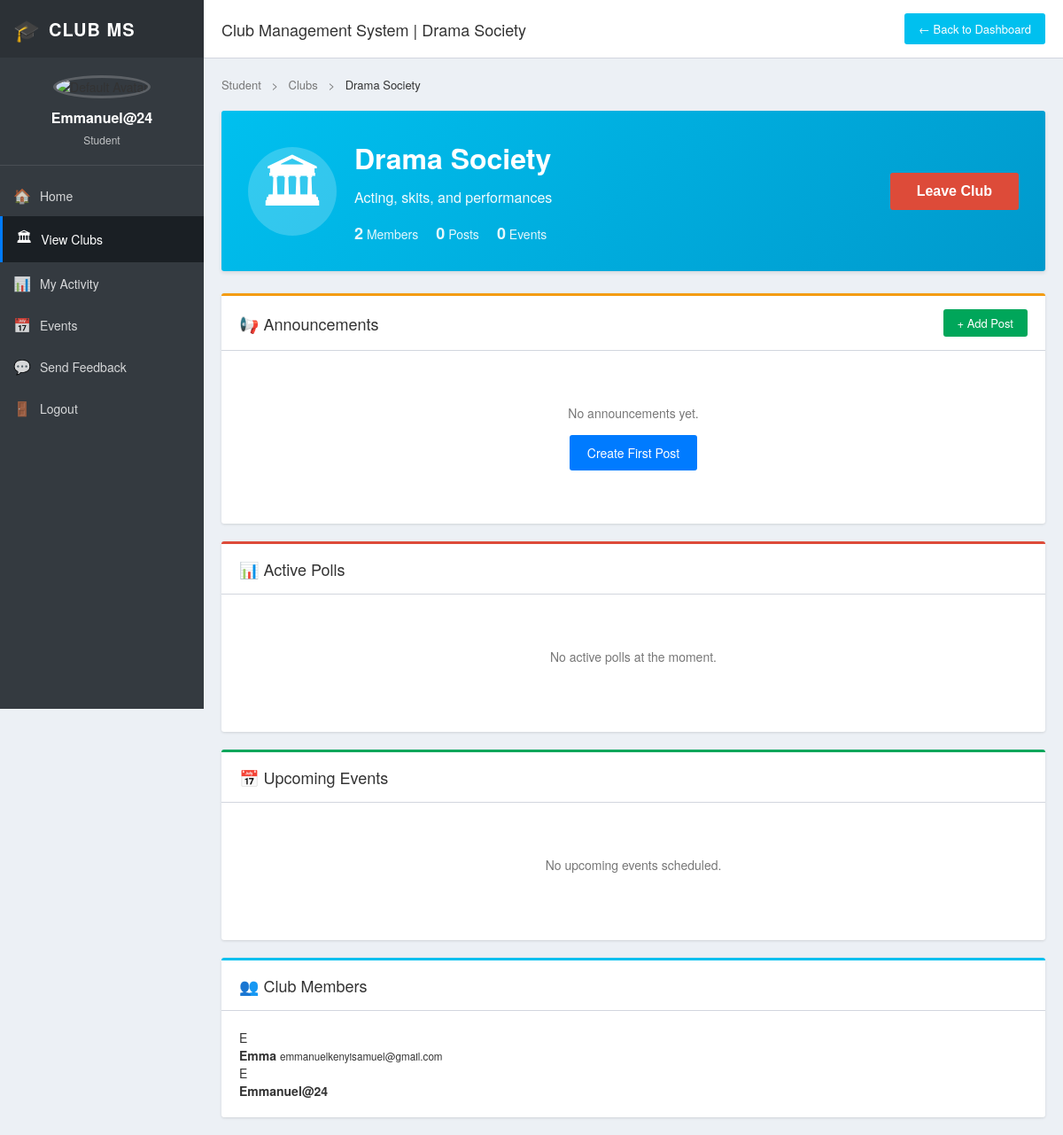
The app's page /clubs/clubs/2/ (signed in), older data.
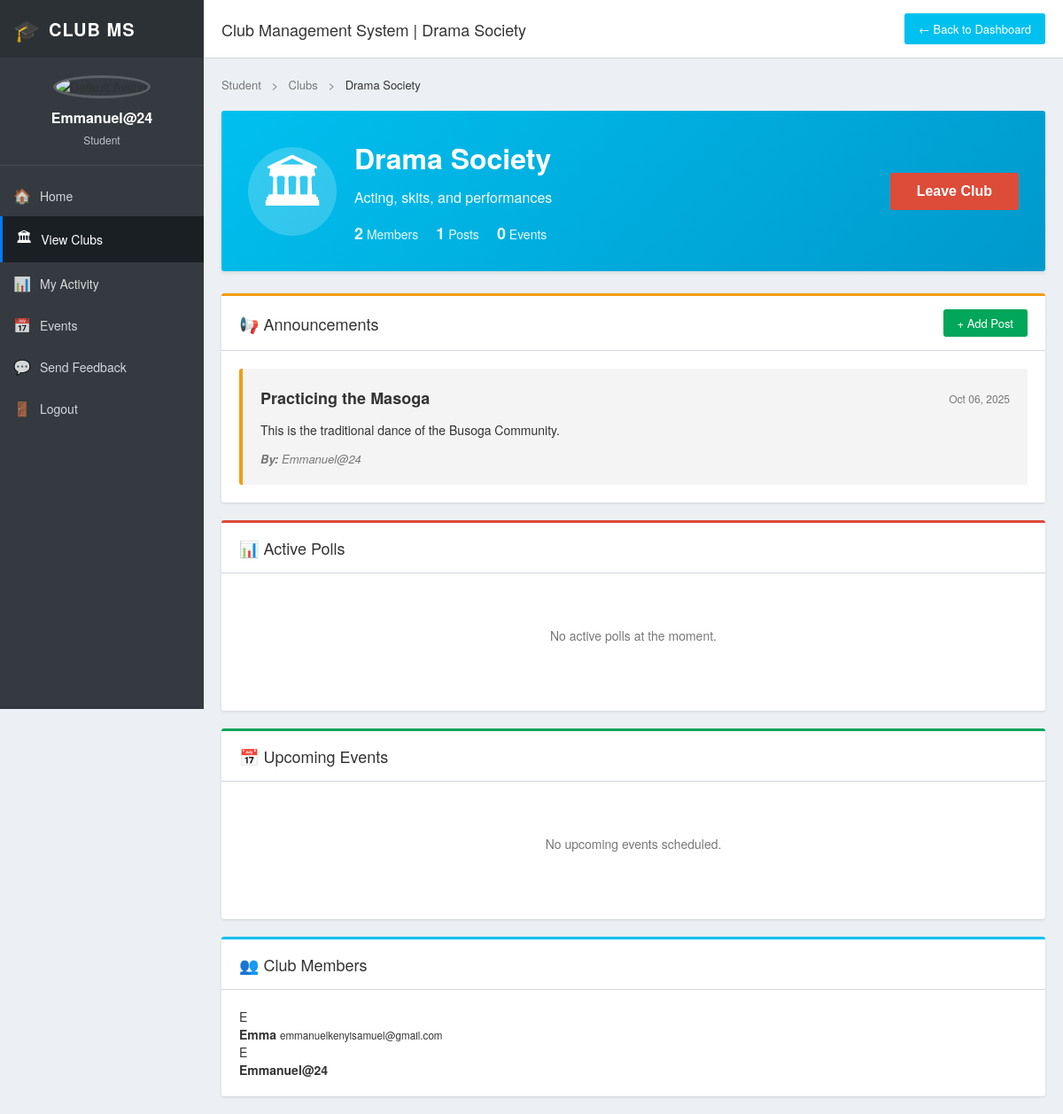
The same page, newer data.
### clubs/models.py (models this page shows, shortened)
class Club(models.Model):
    name = models.CharField(max_length=100)
    description = models.TextField()
    meeting_time = models.CharField(max_length=100)
    logo = models.ImageField(upload_to="club_logos/", blank=True, null=True)
    members = models.ManyToManyField(
        settings.AUTH_USER_MODEL,
        related_name="clubs",
        blank=True
    )

class ClubPost(models.Model):
    club = models.ForeignKey(
        Club, on_delete=models.CASCADE, related_name="posts"
    )
    title = models.CharField(max_length=200)
    content = models.TextField()
    author = models.ForeignKey(
        settings.AUTH_USER_MODEL, on_delete=models.CASCADE
    )
    created_at = models.DateTimeField(auto_now_add=True)

### users/models.py (models this page shows, shortened)
class Profile(models.Model):
    ROLE_CHOICES = [
        ("student", "Student"),
        ("lecturer", "Lecturer"),
        ("admin", "Admin"),
    ]
    user = models.OneToOneField(User, on_delete=models.CASCADE)
    role = models.CharField(max_length=20, choices=ROLE_CHOICES)
    name = models.CharField(max_length=100)

### clubs/views.py (the view)
# urls.py: path('clubs/<int:club_id>/', views.club_detail, name='club_detail'),
@login_required
def club_detail(request, club_id):
    club = get_object_or_404(Club, id=club_id)
    posts = club.posts.all()
    polls = club.polls.all()
    events = club.events.order_by("date")
    return render(request, "clubs/club_detail.html", {
        "club": club,
        "posts": posts,
        "polls": polls,
        "events": events
    })

### clubs/templates/clubs/club_detail.html (shortened to what the changed rows need)
{% load static %}
<!DOCTYPE html>
<html lang="en">
<head>
    {% if user.profile.role == 'student' %}
    <link rel="stylesheet" href="{% static 'css/student_dashboard.css' %}?v=3">
    {% else %}
    <link rel="stylesheet" href="{% static 'css/lecturer_dashboard.css' %}?v=1">
    {% endif %}
    <link rel="stylesheet" href="{% static 'css/club_detail.css' %}">
</head>
<body>
<div class="dashboard-wrapper">
    <aside class="sidebar">
        <div class="user-profile">
            {% if user.profile.avatar %}
                <img src="{{ user.profile.avatar.url }}" alt="{{ user.profile.name }}" class="sidebar-avatar">
            {% else %}
                <img src="{% static 'images/default-avatar.png' %}" alt="Default Avatar" class="sidebar-avatar">
            {% endif %}
            <h3>{{ user.profile.name }}</h3>
            <p class="sidebar-role">{{ user.profile.role|title }}</p>
        </div>
    </aside>
    <main class="dashboard-main">
        <header class="top-header">
            <div class="header-left">
                <h1 class="page-title">Club Management System | {{ club.name }}</h1>
            </div>
        </header>
        <div class="dashboard-content">
            <div class="breadcrumb">
                {% if user.profile.role == 'student' %}
                    <a href="{% url 'student_dashboard' %}">Student</a>
                {% else %}
                    <a href="{% url 'lecturer_dashboard' %}">Lecturer</a>
                {% endif %}
                <span class="separator">></span>
                <a href="{% url 'club_list' %}">Clubs</a>
                <span class="separator">></span>
                <span class="current">{{ club.name }}</span>
            </div>
            <section class="club-header-card">
                <div class="club-header-content">
                    <div class="club-info">
                        <h1>{{ club.name }}</h1>
                        <p class="club-description">{{ club.description }}</p>
                        <div class="club-stats">
                            <span class="stat-item">
                                <strong>{{ club.members.count }}</strong> Members
                            </span>
                            <span class="stat-item">
                                <strong>{{ posts.count }}</strong> Posts
                            </span>
                            <span class="stat-item">
                            </span>
                        </div>
                    </div>
                </div>
            </section>
            <div class="content-sections">
                <section class="panel announcements-panel">
                    <div class="panel-header">
                        <h2>📢 Announcements</h2>
                    </div>
                    <div class="panel-body">
                        {% if posts %}
                            <div class="posts-container">
                                {% for post in posts %}
                                <article class="post-item">
                                    <div class="post-header">
                                        <h3>{{ post.title }}</h3>
                                        <span class="post-date">{{ post.created_at|date:"M d, Y" }}</span>
                                    </div>
                                    <p class="post-content">{{ post.content }}</p>
                                    <div class="post-footer">
                                        <span class="post-author">
                                            <strong>By:</strong> {{ post.author.username }}
                                        </span>
                                    </div>
                                </article>
                                {% endfor %}
                            </div>
                        {% else %}
                            <div class="empty-state">
                                <p>No announcements yet.</p>
                                {% if user.profile.role == 'student' and user in club.members.all %}
                                    <a href="{% url 'new_post' club.id %}" class="btn btn-primary">Create First Post</a>
                                {% endif %}
                            </div>
                        {% endif %}
                    </div>
                </section>
                <section class="panel polls-panel">
                    <div class="panel-header">
                        <h2>📊 Active Polls</h2>
                    </div>
                </section>
                <section class="panel events-panel">
                    <div class="panel-header">
                        <h2>📅 Upcoming Events</h2>
                    </div>
                </section>
                <section class="panel members-panel">
                    <div class="panel-header">
                        <h2>👥 Club Members</h2>
                    </div>
                    <div class="panel-body">
                        {% if club.members.all %}
                            <div class="members-grid">
                                {% for member in club.members.all %}
                                <div class="member-card">
                                    {% if member.profile.avatar %}
                                    <img src="{{ member.profile.avatar.url }}" alt="{{ member.profile.name }}" class="member-avatar">
                                    {% else %}
                                    <div class="member-avatar-placeholder">
                                        {{ member.profile.name|first|upper }}
                                    </div>
                                    {% endif %}
                                    <div class="member-info">
                                        <strong>{{ member.profile.name }}</strong>
                                        <small>{{ member.email }}</small>
                                    </div>
                                </div>
                                {% endfor %}
                            </div>
                        {% else %}
                            <div class="empty-state">
                                <p>No members yet.</p>
                            </div>
                        {% endif %}
                    </div>
                </section>
            </div>
        </div>
    </main>
</div>
</body>
</html>

Row changes from the older to the newer data that the page shows:
computed for Club "Drama Society": count "0" → "1"
added ClubPost: title "Practicing the Masoga", created_at "Oct 06, 2025", content "This is the traditional dance of the Busoga Community.", author.username "Emmanuel@24"
Text that changed along with them:
text no longer shown: "No announcements yet. Create First Post"
